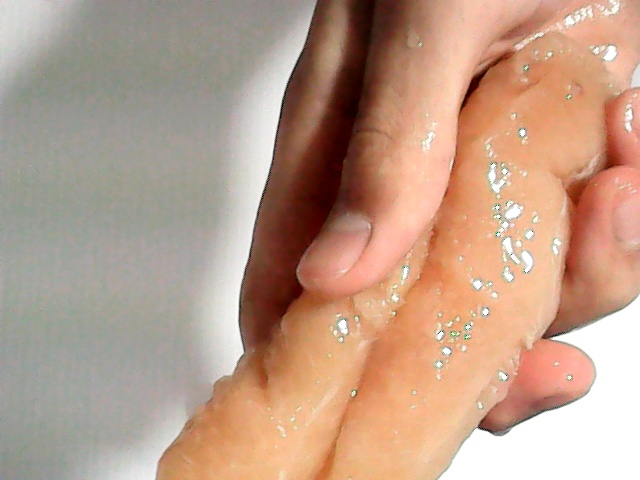
#> input picture Inferance/Conv1_Scheduling/input.jpg, 640 x 480 px
$ python Image_Input.py
#> lines starting #> are read from the running program, lines starting #| are printed output that depends on the picture
import os
import numpy as np
from PIL import Image

# ==========================================
# 引用 Function: DecToHex (Q16.0)
# ==========================================
def DecToHex(dec_input):
    """
    將十進位數值陣列轉換為 4 位數 16 進位字串陣列
    例如: [10, 255] -> ['000A', '00FF']
    """
    hex_output = []
    for i in range(len(dec_input)):
        # & 0xFFFF 確保數值在 16-bit 範圍內，並處理負數 (二補數表現)
        # :04X 代表轉為大寫 16 進位，不足 4 位補 0
        hex_output.append(f"{dec_input[i] & 0xFFFF:04X}")

    return hex_output

# ==========================================
# 主處理函式
# ==========================================
def process_image_to_q16_0(image_path, output_folder="data"):
    # 1. 檢查並建立輸出資料夾
#> called with image_path = 'input.jpg', output_folder = 'data'
    if not os.path.exists(output_folder):
        os.makedirs(output_folder)
        print(f"已建立資料夾: {output_folder}")
    else:
        print(f"資料夾 {output_folder} 已存在，將覆蓋內容。")

    try:
        # 2. 讀取圖片並強制轉換為 RGB
        img = Image.open(image_path).convert('RGB')
#> img is the input picture: PIL image 640x480 RGB; mean R, G, B 189.4, 157, 137

        # 3. 降解析度至 128x128
        target_size = (128, 128)
        img_resized = img.resize(target_size, Image.Resampling.BILINEAR)
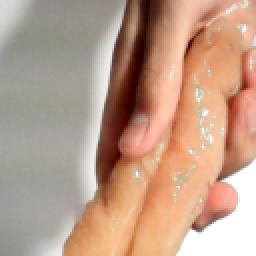
#> img_resized: PIL image 128x128 RGB (shown 2 times larger); mean R, G, B 189.4, 157, 137

        # 4. 轉換為 Numpy Array
        # 形狀為 (128, 128, 3)
        img_array = np.array(img_resized, dtype=np.int32)

        # ==========================================
        # 5. Q16.0 數值準備
        # ==========================================

        # 【選項 A】直接使用原始 0~255
        img_q16 = img_array

        # 【選項 B】若需中心化 (-128 ~ 127)，請解開下行註解
        # img_q16 = img_array - 128

        # 轉為 int16 (雖 DecToHex 會處理，但這裡先轉型較嚴謹)
        img_q16 = img_q16.astype(np.int16)

        print(f"圖片處理中... 格式: Q16.0 (Hex), 尺寸: {target_size}")

        # 6. 寫入 txt 檔案
        height, width, channels = img_q16.shape
#> height = 128; width = 128; channels = 3

        for h in range(height):
            # 檔名：row_000.txt ~ row_127.txt
            filename = os.path.join(output_folder, f"row_{h:03d}.txt")

            with open(filename, 'w') as f:
                for w in range(width):
                    # 取得該點的 (R, G, B)
                    r_val = img_q16[h, w, 0]
                    g_val = img_q16[h, w, 1]
                    b_val = img_q16[h, w, 2]

                    # 準備輸入陣列: [R, G, B, Padding]
                    # 最後補一個 0，對應輸出的第 4 個欄位 '0000'
                    #input_values = [r_val, g_val, b_val, 0]
                    input_values = [int(r_val), int(g_val), int(b_val), 0]

                    # 呼叫轉換 Function
                    hex_values = DecToHex(input_values)

                    # 將 list 轉為空白分隔的字串
                    # 例如: "00FF 00A0 0010 0000"
                    line_content = " ".join(hex_values)

                    # 寫入一行
                    f.write(f"{line_content}\n")

        print(f"處理完成！已產生 {height} 個 txt 檔於 '{output_folder}'。")
#| 處理完成！已產生 128 個 txt 檔於 'data'。

    except Exception as e:
        print(f"發生錯誤: {e}")

# --- 主程式執行區 ---
if __name__ == "__main__":
    # 請修改這裡的圖片路徑
    input_image_path = "input.jpg"

    if os.path.exists(input_image_path):
        process_image_to_q16_0(input_image_path)
    else:
        print(f"找不到檔案: {input_image_path}，請確認路徑。")
